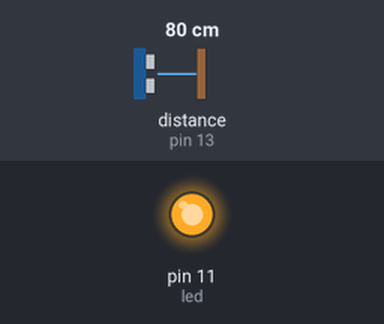
A sketch run on a simulated Arduino Uno, built with avr-gcc and run on an emulated ATmega328P. Parts: output pins drawn as LEDs (lit = HIGH). Wiring (inferred from the names in the program): ultrasonic range finder: trigger pin 12; echo pin 13. The inputs (shaded band) are chosen by the test bench; at power-on: distance to the obstacle (sensor on pin 13) 80 cm. The echo pulse lasts 58.3 µs per cm; pins used as bus, display or sensor lines are not drawn; what the sketch prints to the serial monitor is not drawn.

Above: at 1.2 s.
1.3 s: distance to the obstacle (sensor on pin 13) set to 99 cm
2.8 s: distance to the obstacle (sensor on pin 13) set to 106 cm
At 3.6 s:
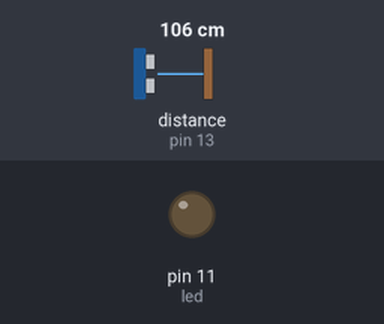
4.3 s: distance to the obstacle (sensor on pin 13) set to 2 cm
At 4.7 s:
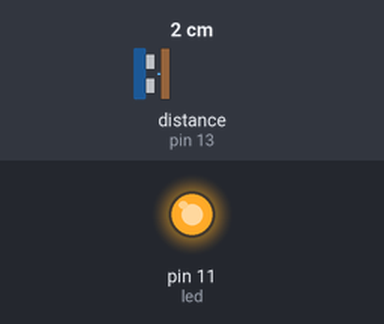
5.8 s: distance to the obstacle (sensor on pin 13) set to 120 cm
At 7.2 s:
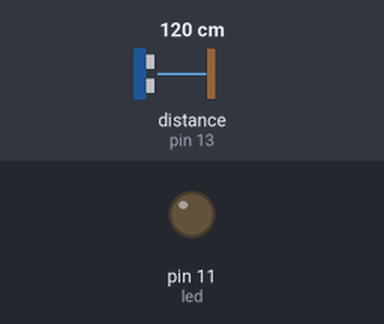
Timing chart, 0 to 8.3 s (numbered marks = the images above; inputs shaded):
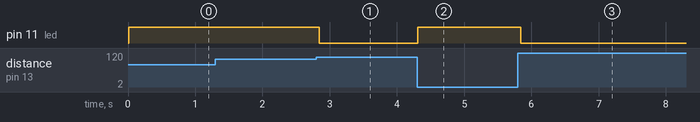

The sketch:

ultrasonic_sensor.ino
```cpp
long duration;
int distance;
void setup()
{
   pinMode(11,OUTPUT);//led
   pinMode(12,OUTPUT);//trig
   pinMode(13,INPUT);//eco
   Serial.begin(9600);
}
void loop()
{
  digitalWrite(12,LOW);
  delay(2);
  digitalWrite(12,HIGH);
  delayMicroseconds(10);
  digitalWrite(12,LOW);
  duration=pulseIn(13,HIGH);
  distance=duration*0.034/2;
  Serial.print(distance);
  if(distance>=100)
  {
  digitalWrite(11,LOW);
  }
   if(distance<100)
  {
  digitalWrite(11,HIGH);
  }
  delay(50);
}
```

Measured:
- the behaviour switches between 101 and 102 cm on distance to the obstacle (sensor on pin 13) (found by bisection; images 0 and 1)
- after the input at 1.3 s, every drawn part: stays the same
- after the input at 2.8 s, pin 11 (led): HIGH → LOW at once
- after the input at 4.3 s, pin 11 (led): LOW → HIGH at once
- after the input at 5.8 s, pin 11 (led): HIGH → LOW after 0.05 s
